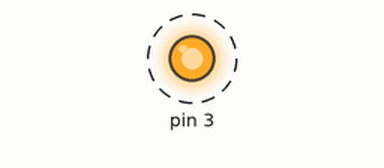
Simulated run of this sketch. Board: Arduino Uno, built with avr-gcc and run on an emulated ATmega328P. Shown: output pins drawn as LEDs (lit = HIGH). Dashed ring = blinking.

Above: at 0.5 s.
Timing chart, 0 to 4.6 s (numbered marks = the images above):
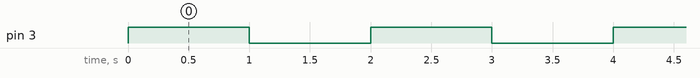

Measured:
- by itself, pin 3: alternates HIGH for 1.0 s and LOW for 1.0 s

The sketch:

Blink_Led.ino
```cpp
// Blink_Led
#include <Arduino.h>

void setup() {
  // Seteaza pinul 2 ca iesire
  pinMode(3, OUTPUT);
}

void loop() {
  // Aprinde LED-ul
  digitalWrite(3, HIGH);
  // Asteapta 1 secunda (1000 milisecunde)
  delay(1000);
  // Stinge LED-ul
  digitalWrite(3, LOW);
  // Asteapta 1 secunda (1000 milisecunde)
  delay(1000);
}
```
